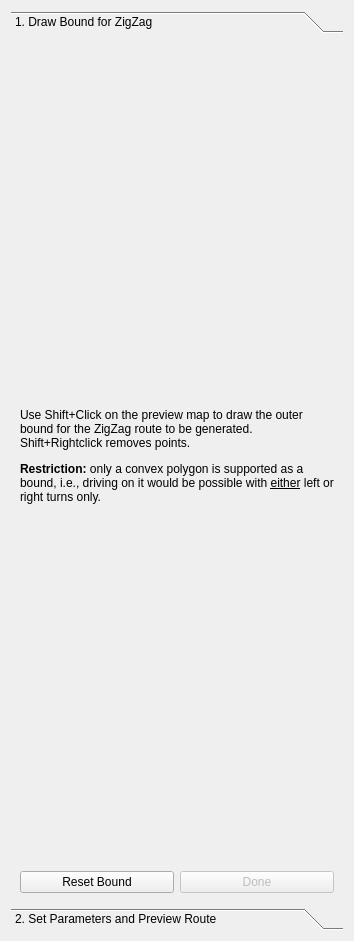
<?xml version="1.0" encoding="UTF-8"?>
<ui version="4.0">
 <class>RouteGeneratorZigZagUI</class>
 <widget class="QWidget" name="RouteGeneratorZigZagUI">
  <property name="geometry">
   <rect>
    <x>0</x>
    <y>0</y>
    <width>354</width>
    <height>941</height>
   </rect>
  </property>
  <property name="windowTitle">
   <string>Form</string>
  </property>
  <layout class="QVBoxLayout" name="verticalLayout_3">
   <item>
    <widget class="QToolBox" name="zigZagToolbox">
     <property name="enabled">
      <bool>true</bool>
     </property>
     <property name="sizePolicy">
      <sizepolicy hsizetype="Minimum" vsizetype="Preferred">
       <horstretch>0</horstretch>
       <verstretch>0</verstretch>
      </sizepolicy>
     </property>
     <property name="currentIndex">
      <number>0</number>
     </property>
     <widget class="QWidget" name="page">
      <property name="geometry">
       <rect>
        <x>0</x>
        <y>0</y>
        <width>342</width>
        <height>865</height>
       </rect>
      </property>
      <property name="sizePolicy">
       <sizepolicy hsizetype="Minimum" vsizetype="Preferred">
        <horstretch>0</horstretch>
        <verstretch>0</verstretch>
       </sizepolicy>
      </property>
      <attribute name="label">
       <string>1. Draw Bound for ZigZag</string>
      </attribute>
      <layout class="QVBoxLayout" name="verticalLayout_4">
       <item>
        <widget class="QLabel" name="label_2">
         <property name="sizePolicy">
          <sizepolicy hsizetype="Minimum" vsizetype="Preferred">
           <horstretch>0</horstretch>
           <verstretch>0</verstretch>
          </sizepolicy>
         </property>
         <property name="text">
          <string>&lt;html&gt;&lt;head/&gt;&lt;body&gt;&lt;p&gt;Use Shift+Click on the preview map to draw the outer bound for the ZigZag route to be generated. Shift+Rightclick removes points.&lt;/p&gt;&lt;p&gt;&lt;span style=&quot; font-weight:600;&quot;&gt;Restriction:&lt;/span&gt; only a convex polygon is supported as a bound, i.e., driving on it would be possible with &lt;span style=&quot; text-decoration: underline;&quot;&gt;either&lt;/span&gt; left or right turns only.&lt;/p&gt;&lt;/body&gt;&lt;/html&gt;</string>
         </property>
         <property name="wordWrap">
          <bool>true</bool>
         </property>
        </widget>
       </item>
       <item>
        <layout class="QHBoxLayout" name="horizontalLayout_2">
         <item>
          <widget class="QPushButton" name="resetBoundButton">
           <property name="text">
            <string>Reset Bound</string>
           </property>
          </widget>
         </item>
         <item>
          <widget class="QPushButton" name="boundDoneButton">
           <property name="enabled">
            <bool>false</bool>
           </property>
           <property name="text">
            <string>Done</string>
           </property>
          </widget>
         </item>
        </layout>
       </item>
      </layout>
     </widget>
     <widget class="QWidget" name="page_2">
      <property name="enabled">
       <bool>true</bool>
      </property>
      <property name="geometry">
       <rect>
        <x>0</x>
        <y>0</y>
        <width>342</width>
        <height>865</height>
       </rect>
      </property>
      <property name="sizePolicy">
       <sizepolicy hsizetype="Minimum" vsizetype="Preferred">
        <horstretch>0</horstretch>
        <verstretch>0</verstretch>
       </sizepolicy>
      </property>
      <attribute name="label">
       <string>2. Set Parameters and Preview Route</string>
      </attribute>
      <layout class="QVBoxLayout" name="verticalLayout_5">
       <item>
        <widget class="QGroupBox" name="groupBox">
         <property name="sizePolicy">
          <sizepolicy hsizetype="Minimum" vsizetype="Preferred">
           <horstretch>0</horstretch>
           <verstretch>0</verstretch>
          </sizepolicy>
         </property>
         <property name="title">
          <string>Route Parameters</string>
         </property>
         <layout class="QVBoxLayout" name="verticalLayout_6">
          <item>
           <widget class="QDoubleSpinBox" name="speedStraightsSpinBox">
            <property name="prefix">
             <string>Speed: </string>
            </property>
            <property name="suffix">
             <string> km/h</string>
            </property>
            <property name="minimum">
             <double>0.010000000000000</double>
            </property>
            <property name="value">
             <double>4.000000000000000</double>
            </property>
           </widget>
          </item>
          <item>
           <widget class="QDoubleSpinBox" name="speedTurnsSpinBox">
            <property name="prefix">
             <string>Speed in turns: </string>
            </property>
            <property name="suffix">
             <string> km/h</string>
            </property>
            <property name="minimum">
             <double>0.010000000000000</double>
            </property>
            <property name="value">
             <double>3.000000000000000</double>
            </property>
           </widget>
          </item>
          <item>
           <widget class="QDoubleSpinBox" name="rowSpacingSpinBox">
            <property name="prefix">
             <string>Spacing between rows: </string>
            </property>
            <property name="suffix">
             <string> m</string>
            </property>
            <property name="minimum">
             <double>0.010000000000000</double>
            </property>
            <property name="maximum">
             <double>99999.990000000005239</double>
            </property>
            <property name="singleStep">
             <double>0.100000000000000</double>
            </property>
            <property name="value">
             <double>1.000000000000000</double>
            </property>
           </widget>
          </item>
          <item>
           <widget class="QSpinBox" name="visitEverySpinBox">
            <property name="suffix">
             <string> row</string>
            </property>
            <property name="prefix">
             <string>Visit every </string>
            </property>
            <property name="singleStep">
             <number>2</number>
            </property>
           </widget>
          </item>
          <item>
           <widget class="QCheckBox" name="forceTurnsIntoBoundsCheckBox">
            <property name="text">
             <string>Force turns to stay within bound</string>
            </property>
            <property name="checked">
             <bool>true</bool>
            </property>
           </widget>
          </item>
         </layout>
        </widget>
       </item>
       <item>
        <widget class="QGroupBox" name="groupBox_2">
         <property name="sizePolicy">
          <sizepolicy hsizetype="Minimum" vsizetype="Preferred">
           <horstretch>0</horstretch>
           <verstretch>0</verstretch>
          </sizepolicy>
         </property>
         <property name="title">
          <string>Route Attributes</string>
         </property>
         <layout class="QVBoxLayout" name="verticalLayout_7">
          <item>
           <layout class="QGridLayout" name="gridLayout" columnstretch="0,0">
            <item row="1" column="1">
             <widget class="QLineEdit" name="attributeTurnEdit">
              <property name="sizePolicy">
               <sizepolicy hsizetype="MinimumExpanding" vsizetype="Fixed">
                <horstretch>0</horstretch>
                <verstretch>0</verstretch>
               </sizepolicy>
              </property>
              <property name="inputMask">
               <string>HH HH HH HH</string>
              </property>
              <property name="text">
               <string>00 00 00 00</string>
              </property>
             </widget>
            </item>
            <item row="1" column="0">
             <widget class="QLabel" name="label_3">
              <property name="sizePolicy">
               <sizepolicy hsizetype="Minimum" vsizetype="Preferred">
                <horstretch>0</horstretch>
                <verstretch>0</verstretch>
               </sizepolicy>
              </property>
              <property name="text">
               <string>Point Attribute in Turns:</string>
              </property>
             </widget>
            </item>
            <item row="0" column="0">
             <widget class="QLabel" name="label_4">
              <property name="sizePolicy">
               <sizepolicy hsizetype="Minimum" vsizetype="Preferred">
                <horstretch>0</horstretch>
                <verstretch>0</verstretch>
               </sizepolicy>
              </property>
              <property name="text">
               <string>Point Attribute on Straights:</string>
              </property>
             </widget>
            </item>
            <item row="0" column="1">
             <widget class="QLineEdit" name="attributeStraightEdit">
              <property name="sizePolicy">
               <sizepolicy hsizetype="MinimumExpanding" vsizetype="Fixed">
                <horstretch>0</horstretch>
                <verstretch>0</verstretch>
               </sizepolicy>
              </property>
              <property name="inputMask">
               <string>HH HH HH HH</string>
              </property>
              <property name="text">
               <string>00 00 00 00</string>
              </property>
             </widget>
            </item>
           </layout>
          </item>
          <item>
           <widget class="QDoubleSpinBox" name="attributeDistanceAfterTurnSpinBox">
            <property name="prefix">
             <string>Straight attribute begins </string>
            </property>
            <property name="suffix">
             <string> m after turn</string>
            </property>
           </widget>
          </item>
          <item>
           <widget class="QDoubleSpinBox" name="attributeDistanceBeforeTurnSpinBox">
            <property name="prefix">
             <string>Straight attribute ends </string>
            </property>
            <property name="suffix">
             <string> m before turn</string>
            </property>
           </widget>
          </item>
         </layout>
        </widget>
       </item>
       <item>
        <widget class="QGroupBox" name="groupBox_3">
         <property name="title">
          <string>Expert / Experimental Settings</string>
         </property>
         <layout class="QVBoxLayout" name="verticalLayout_8">
          <item>
           <widget class="QSpinBox" name="stepsForTurningSpinBox">
            <property name="prefix">
             <string>Steps for turning: </string>
            </property>
            <property name="value">
             <number>6</number>
            </property>
           </widget>
          </item>
          <item>
           <widget class="QCheckBox" name="generateFrameCheckBox">
            <property name="text">
             <string>Generate a frame around zigzag route</string>
            </property>
           </widget>
          </item>
         </layout>
        </widget>
       </item>
       <item>
        <spacer name="verticalSpacer">
         <property name="orientation">
          <enum>Qt::Vertical</enum>
         </property>
         <property name="sizeHint" stdset="0">
          <size>
           <width>20</width>
           <height>40</height>
          </size>
         </property>
        </spacer>
       </item>
      </layout>
     </widget>
    </widget>
   </item>
  </layout>
 </widget>
 <resources/>
 <connections/>
</ui>
